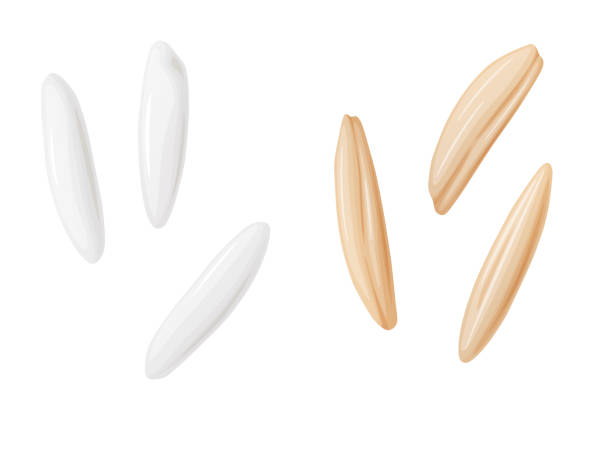
#> input picture images/input/beras_2.jpg, 612 x 459 px
$ python count_rice.py
#> lines starting #> are read from the running program, lines starting #| are printed output that depends on the picture
### main.py
from PIL import Image
import matplotlib.pyplot as plt


list_kernels = {
    # LOW-PASS FILTER (SMOOTHING / BLURRING)
    # Catatan: Kernel "sharpening 1" dan "sharpening 2" pada dasarnya adalah filter low-pass (smoothing)
    # kecuali dinormalisasi sebagai filter sharpening high-boost.
    "smoothing_diamond": [
        [0, 1, 0],
        [1, 2, 1],
        [0, 1, 0]
    ],
    "smoothing_8_neighbor": [
        [1, 1, 1],
        [1, 2, 1],
        [1, 1, 1]
    ],
    "mean": [
        [1, 1, 1],
        [1, 1, 1],
        [1, 1, 1]
    ],
    "gaussian": [
        [1, 2, 1],
        [2, 4, 2],
        [1, 2, 1]
    ],

    # HIGH-PASS FILTER (EDGE DETECTION)
    "laplacian_4_neighbor": [
        [0, -1, 0],
        [-1, 4, -1],
        [0, -1, 0]
    ],
    "laplacian_8_neighbor": [
        [-1, -1, -1],
        [-1, 8, -1],
        [-1, -1, -1]
    ],
    "laplacian_LoG": [
        [1, -2, 1],
        [-2, 4, -2],
        [1, -2, 1]
    ],

    # Penambahan 1: Operator Prewitt (3x3 Gradient)
    "prewitt_horizontal": [
        [-1, 0, 1],
        [-1, 0, 1],
        [-1, 0, 1]
    ],
    "prewitt_vertical": [
        [-1, -1, -1],
        [0, 0, 0],
        [1, 1, 1]
    ],

    # Penambahan 2: Operator Robert (2x2 Gradient)
    "robert_diagonal_x": [
        [1, 0],
        [0, -1]
    ],
    "robert_diagonal_y": [
        [0, 1],
        [-1, 0]
    ],

    "sobel_horizontal": [
        [-1, -2, -1],
        [0, 0, 0],
        [1, 2, 1]
    ],
    "sobel_vertical": [
        [-1, 0, 1],
        [-2, 0, 2],
        [-1, 0, 1]
    ],

    # HIGH-BOOST FILTER (SHARPENING)
    "sharpen_high_boost": [
        [0, -1, 0],
        [-1, 5, -1],
        [0, -1, 0]
    ],

    "high boost filter": [
        [-1, -1, -1],
        [-1, 8, -1],
        [-1, -1, -1]
    ],

    # SPECIAL FILTER: EMBOSS
    "emboss_top_left": [  # (a) Embossing dari arah kiri atas
        [-4, -4, 0],
        [-4, 1, 4],
        [0, 4, 4]
    ],
    "emboss_left": [  # (b) Embossing dari arah kiri
        [-6, 0, 6],
        [-6, 1, 6],
        [-6, 0, 6]
    ],
    "emboss_bottom_right": [  # (c) Embossing dari arah kanan bawah
        [4, 4, 0],
        [4, 1, -4],
        [0, -4, -4]
    ],
    "emboss_right": [  # (d) Embossing dari arah kanan
        [6, 0, -6],
        [6, 1, -6],
        [6, 0, -6]
    ],
    "motion_blur_horizontal": [
        [1, 1, 1],
        [0, 0, 0],
        [0, 0, 0]
    ]

}


def check_neighbor(x, y):
    """4-ketetanggaan (atas, bawah, kiri, kanan)"""
    return [(x + 1, y), (x - 1, y), (x, y + 1), (x, y - 1)]


def get_pixel(px_img, w, h, nx, ny, padding="zero"):
    """
    Mengambil nilai pixel dengan berbagai jenis padding.
    px_img : PixelAccess object dari PIL
    nx, ny : posisi pixel yang diminta
    padding : "zero", "replicate", "reflect", "wrap"
    """

    # === 1. Zero Padding (default) ===
    if padding == "zero":
        if nx < 0 or nx >= w or ny < 0 or ny >= h:
            # Cek apakah RGB atau grayscale
            try:
                sample = px_img[0, 0]
                if isinstance(sample, tuple):
                    return (0, 0, 0)
                else:
                    return 0
            except:
                return 0
        return px_img[nx, ny]

    # === 2. Replicate Padding ===
    elif padding == "replicate":
        nx_clamped = max(0, min(nx, w - 1))
        ny_clamped = max(0, min(ny, h - 1))
        return px_img[nx_clamped, ny_clamped]

    # === 3. Reflect Padding (mirror) ===
    elif padding == "reflect":
        # untuk x
        if nx < 0:
            nx_reflect = -nx
        elif nx >= w:
            nx_reflect = 2*w - nx - 2
        else:
            nx_reflect = nx

        # untuk y
        if ny < 0:
            ny_reflect = -ny
        elif ny >= h:
            ny_reflect = 2*h - ny - 2
        else:
            ny_reflect = ny

        # Clamp ke batas valid
        nx_reflect = max(0, min(nx_reflect, w - 1))
        ny_reflect = max(0, min(ny_reflect, h - 1))

        return px_img[nx_reflect, ny_reflect]

    # === 4. Wrap Padding (cyclic) ===
    elif padding == "wrap":
        nx_wrap = nx % w
        ny_wrap = ny % h
        return px_img[nx_wrap, ny_wrap]

    # default
    else:
        return 0


def apply_kernel(px_img, w, h, kernel, padding="zero"):
    """
    Menerapkan kernel konvolusi pada gambar.
    px_img: PixelAccess object dari PIL
    """
    # Cek apakah gambar berwarna atau grayscale
    is_color = None

    try:
        sample = px_img[0, 0]
        is_color = isinstance(sample, tuple)
    except Exception:
        is_color = False

    k_size = len(kernel)
    offset = k_size // 2

    # Hitung sum kernel untuk normalisasi (jika diperlukan)
    # for row in kernel:
    #     print(row)
    k_sum = sum(sum(row) for row in kernel)
    # print(f"berwarna = {k_sum}")
    if is_color:
        # Buat gambar output berwarna
        out_img = Image.new("RGB", (w, h))
        out_px = out_img.load()

        for y in range(h):
            for x in range(w):
                total_r = 0.0
                total_g = 0.0
                total_b = 0.0

                for i in range(-offset, offset + 1):
                    for j in range(-offset, offset + 1):
                        nx = x + j
                        ny = y + i
                        pv = get_pixel(px_img, w, h, nx, ny, padding)
                        kval = kernel[i + offset][j + offset]

                        if isinstance(pv, tuple):
                            total_r += kval * pv[0]
                            total_g += kval * pv[1]
                            total_b += kval * pv[2]
                        else:
                            total_r += kval * pv
                            total_g += kval * pv
                            total_b += kval * pv

                # Normalisasi jika kernel sum > 0 (untuk mean/gaussian)
                if k_sum > 0:
                    total_r /= k_sum
                    total_g /= k_sum
                    total_b /= k_sum

                # Clamp ke range 0-255
                r = max(0, min(255, int(total_r)))
                g = max(0, min(255, int(total_g)))
                b = max(0, min(255, int(total_b)))

                out_px[x, y] = (r, g, b)

    else:
        # Buat gambar output grayscale
        out_img = Image.new("L", (w, h))
        out_px = out_img.load()

        for y in range(h):
            for x in range(w):
                total = 0.0

                for i in range(-offset, offset + 1):
                    for j in range(-offset, offset + 1):
                        nx = x + j
                        ny = y + i
                        pv = get_pixel(px_img, w, h, nx, ny, padding)
                        kval = kernel[i + offset][j + offset]
                        total += kval * pv

                # Normalisasi jika kernel sum > 0
                if k_sum > 0:
                    total /= k_sum

                # Clamp ke range 0-255
                out_px[x, y] = max(0, min(255, int(total)))

    return out_img


# [429 lines left out: functions filter_batas, filter_batas_min, filter_batas_max, filter_mean, filter_median, show_images_matplotlib and 3 more, not called in this run]


# [59 lines that do not run on import are left out]

### count_rice.py
from PIL import Image
import matplotlib.pyplot as plt
import math
from main import apply_kernel


def rgb_to_grayscale(img_path: str) -> Image:
    """Convert RGB image to grayscale using standard luminosity formula."""
    img = Image.open(img_path)
    px = img.load()
    canvas = Image.new("L", (img.width, img.height))
    px_new = canvas.load()

    for y in range(img.height):
        for x in range(img.width):

            r, g, b = px[x, y]
            gray = int(0.299 * r + 0.587 * g + 0.114 * b)
            px_new[x, y] = gray

    # canvas.show()
    return canvas


def load_image(img_path):
    """Load image and convert to grayscale if needed. Returns (grayscale, color) tuple."""
#> called with img_path = './images/input/beras_2.jpg'
    img = Image.open(img_path)
#> img is the input picture: PIL image 612x459 RGB; mean R, G, B 251.6, 248.8, 245.7
    img_gray = img.copy()
    img_color = img.copy()

    # Use getpixel to check if image is RGB (tuple) or grayscale (int)
    if isinstance(img.getpixel((0, 0)), tuple):
        img_gray = rgb_to_grayscale(img_path)
#> in rgb_to_grayscale, `canvas = Image.new("L", (img.width, img.height))`: canvas: PIL image 612x459 L; every value is 0
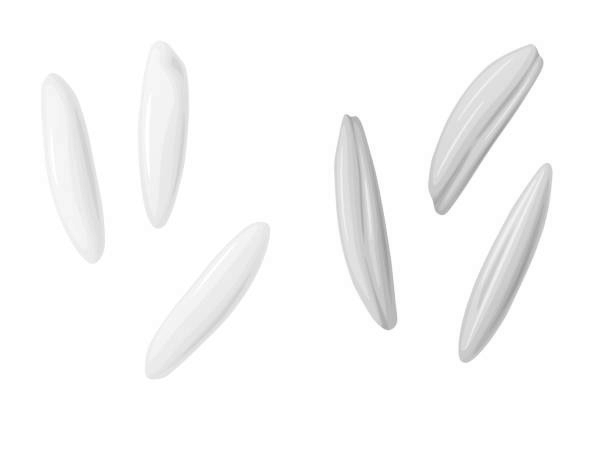
#> img_gray: PIL image 612x459 L; min 149, max 255, mean 249.2

    return img_gray, img_color


kernel_sobel = {
    "sobel_v": [[-1,  0,  1],
                [-2,  0,  2],
                [-1,  0,  1]],
    "sobel_h": [
        [-1, -2, -1],
        [0,  0,  0],
        [1,  2,  1]
    ]
}


def sobel_edge_detection(img_gray):
    """Apply Sobel edge detection to grayscale image."""
    px = img_gray.load()
    w, h = img_gray.size
#> w = 612; h = 459

    img_gx = apply_kernel(
        px, w, h, kernel_sobel["sobel_h"], padding="replicate")
    img_gy = apply_kernel(
        px, w, h, kernel_sobel['sobel_v'], padding="replicate"
    )

    px_h = img_gx.load()
    px_v = img_gy.load()

    result = Image.new("L", (w, h))
    px_res = result.load()

    for x in range(w):
        for y in range(h):
            gx = px_h[x, y]
            gy = px_v[x, y]

            magnitude = math.sqrt(gx**2 + gy**2)
            px_res[x, y] = int(min(255, magnitude))

    return result


# [149 lines left out: functions threshold_image, connected_components, filter_by_area, labels_to_color_image, not called in this run]


def count_rice_grains(
    image_path,
    threshold=25,
    min_area=500,
    max_area=8000
):
    """Main pipeline to count rice grains without gaussian blur.
    Returns the count and saves result image.
    """
    print("Memuat gambar...")
    img_gray, img_color = load_image(image_path)

    print("Deteksi tepi (Sobel)...")
    edges = sobel_edge_detection(img_gray)

    print("Thresholding...")
    binary = threshold_image(edges, threshold)

    print("Labeling komponen (connected components)...")
    labels, num = connected_components(binary)
    print(f"Komponen ditemukan (total labels): {num}")

    print("Filter berdasarkan ukuran area...")
    filtered_labels, rice_count = filter_by_area(
        labels, min_area, max_area)
    print(f"Butir yang valid setelah filter: {rice_count}")

    # visualization
    color_labels_img = labels_to_color_image(filtered_labels)

    fig, axes = plt.subplots(2, 3, figsize=(15, 10))
    axes[0, 0].imshow(img_color)
    axes[0, 0].set_title('Gambar Original')
    axes[0, 0].axis('off')

    axes[0, 1].imshow(img_gray, cmap='gray')
    axes[0, 1].set_title('Grayscale')
    axes[0, 1].axis('off')

    axes[0, 2].imshow(edges, cmap='gray')
    axes[0, 2].set_title('Edge Detection (Sobel)')
    axes[0, 2].axis('off')

    axes[1, 0].imshow(binary, cmap='gray')
    axes[1, 0].set_title('Binary Image (Thresholding)')
    axes[1, 0].axis('off')

    axes[1, 1].imshow(color_labels_img)
    axes[1, 1].set_title(f'Connected Components\n(Jumlah: {rice_count} butir)')
    axes[1, 1].axis('off')

    # overlay original and bounding boxes
    overlay = img_color.copy()
    overlay_px = overlay.load()

    # find boxes per label
    boxes = {}
    h = len(filtered_labels)
    w = len(filtered_labels[0]) if h > 0 else 0
    for y in range(h):
        for x in range(w):
            lab = filtered_labels[y][x]
            if lab == 0:
                continue
            if lab not in boxes:
                boxes[lab] = [x, y, x, y]
            else:
                L = boxes[lab]
                if x < L[0]:
                    L[0] = x
                if y < L[1]:
                    L[1] = y
                if x > L[2]:
                    L[2] = x
                if y > L[3]:
                    L[3] = y

    # draw boxes (green) and centers (red)
    for lab, box in boxes.items():
        x1, y1, x2, y2 = box
        # draw horizontal edges
        for x in range(x1, x2 + 1):
            if 0 <= x < w and 0 <= y1 < h:
                overlay_px[x, y1] = (0, 255, 0)
            if 0 <= x < w and 0 <= y2 < h:
                overlay_px[x, y2] = (0, 255, 0)
        for y in range(y1, y2 + 1):
            if 0 <= x1 < w and 0 <= y < h:
                overlay_px[x1, y] = (0, 255, 0)
            if 0 <= x2 < w and 0 <= y < h:
                overlay_px[x2, y] = (0, 255, 0)
        cx = (x1 + x2) // 2
        cy = (y1 + y2) // 2
        for dx in range(-2, 3):
            for dy in range(-2, 3):
                nx = cx + dx
                ny = cy + dy
                if 0 <= nx < w and 0 <= ny < h:
                    overlay_px[nx, ny] = (255, 0, 0)

    axes[1, 2].imshow(overlay)
    axes[1, 2].set_title(f'Hasil {rice_count} butir')
    axes[1, 2].axis('off')

    plt.tight_layout()
    plt.savefig('./images/output/hasil_deteksi_beras.png',
                dpi=150, bbox_inches='tight')
    plt.show()

    return rice_count


if __name__ == "__main__":
    image_path = "./images/input/beras_2.jpg"

    try:
#> (the run stopped early here; a loop or call above may not have finished)
